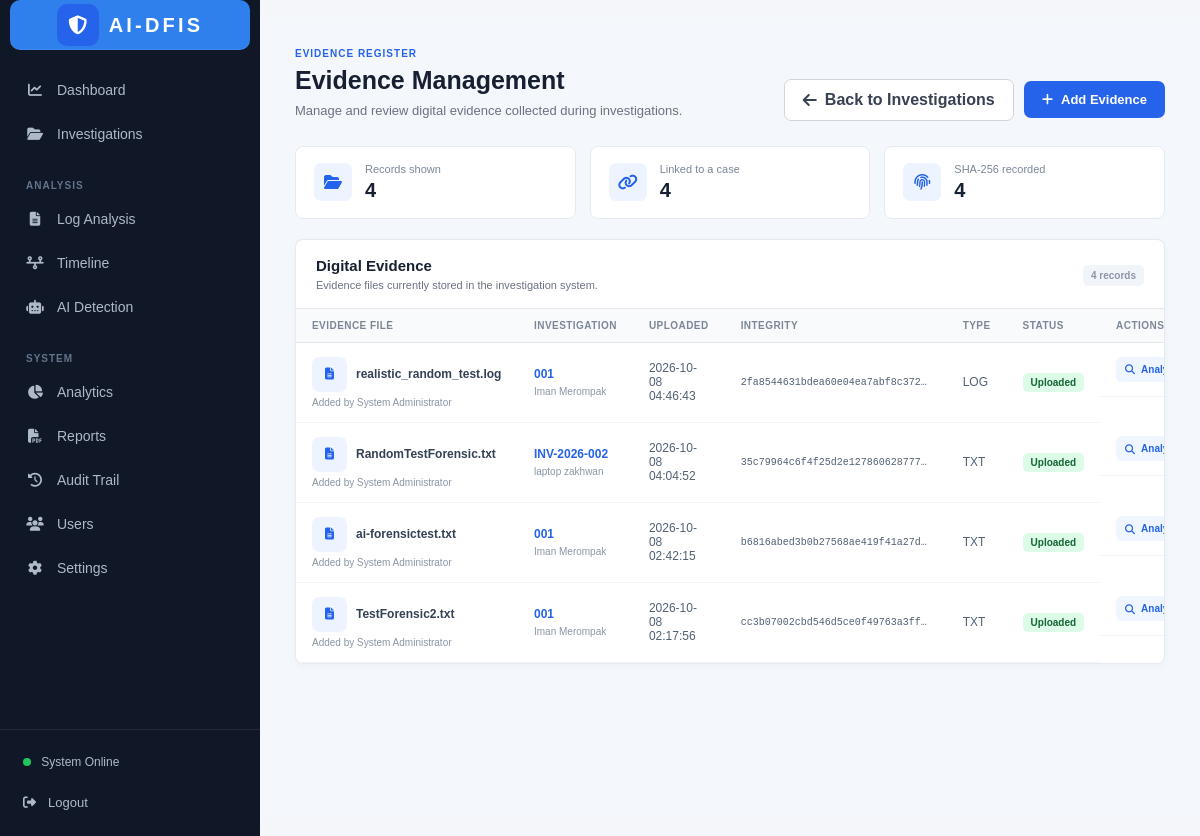
/evidence (signed in), run on the app's committed database.
### tables this page shows
CREATE TABLE evidence (
            id INTEGER PRIMARY KEY AUTOINCREMENT,
            filename TEXT NOT NULL,
            file_type TEXT,
            uploaded_by INTEGER,
            upload_date TEXT NOT NULL,
            status TEXT DEFAULT 'Uploaded', investigation_id INTEGER, file_hash TEXT,
            FOREIGN KEY (uploaded_by) REFERENCES users(id)
        );

CREATE TABLE users (

            id INTEGER PRIMARY KEY AUTOINCREMENT,

            name TEXT NOT NULL,

            username TEXT UNIQUE NOT NULL,

            password TEXT NOT NULL,

            role TEXT NOT NULL

        );

CREATE TABLE investigations (
        id INTEGER PRIMARY KEY AUTOINCREMENT,
        case_id TEXT UNIQUE NOT NULL,
        case_name TEXT NOT NULL,
        description TEXT,
        status TEXT NOT NULL DEFAULT 'Investigating',
        created_by INTEGER,
        created_date TEXT NOT NULL,
        FOREIGN KEY (created_by) REFERENCES users(id)
    );

### app.py (the view)
@app.route("/evidence")
def evidence():
    conn = get_db_connection()
    evidence_query = """

        SELECT

            evidence.id,

            evidence.filename,

            evidence.file_type,

            evidence.upload_date,

            evidence.status,

            evidence.investigation_id,

            evidence.file_hash,

            users.name AS uploader,

            investigations.case_id,

            investigations.case_name

        FROM evidence

        LEFT JOIN users

        ON evidence.uploaded_by = users.id

        LEFT JOIN investigations

        ON evidence.investigation_id = investigations.id

    """
    investigation_id = request.args.get("investigation_id", type=int)
    if investigation_id is not None:
        evidence_query += " WHERE evidence.investigation_id = ?"
        evidence_parameters = (investigation_id,)
    else:
        evidence_parameters = ()
    evidence_query += " ORDER BY evidence.id DESC"
    evidence_list = conn.execute(
        evidence_query,
        evidence_parameters
    ).fetchall()
    evidence_summary = {
        "total": len(evidence_list),
        "linked": sum(
            evidence["investigation_id"] is not None
            for evidence in evidence_list
        ),
        "hashed": sum(
            bool(evidence["file_hash"])
            for evidence in evidence_list
        )
    }
    selected_investigation = None
    if investigation_id is not None:
        selected_investigation = conn.execute(
            "SELECT id, case_id, case_name FROM investigations WHERE id = ?",
            (investigation_id,)
        ).fetchone()
    conn.close()
    return render_template(
        "evidence.html",
        evidence_list=evidence_list,
        evidence_summary=evidence_summary,
        selected_investigation=selected_investigation,
        integrity=request.args.get("integrity"),
        integrity_file=request.args.get("file"),
        deleted=request.args.get("deleted")
    )

### app.py (called while the page is built)
def get_db_connection():
    conn = sqlite3.connect(DATABASE)
    conn.row_factory = sqlite3.Row
    return conn

def login_required():
    return "user_id" in session

@app.before_request
def require_login():
    if request.endpoint in ["login", "static"]:
        return None
    if not login_required():
        return redirect(url_for("login"))
    return None

### templates/evidence.html (shortened to what this page needs)
<!DOCTYPE html>
<html lang="en">
<head>
    <link rel="stylesheet"
          href="https://cdnjs.cloudflare.com/ajax/libs/font-awesome/6.5.2/css/all.min.css">
    <link rel="stylesheet"
          href="{{ url_for('static', filename='css/style.css') }}">
</head>
<body>
<aside class="sidebar">
    <div class="logo">
        <div class="logo-icon">
            <i class="fa-solid fa-shield-halved"></i>
        </div>
        <div>
            <h2 class="brand-wordmark">AI-DFIS</h2>
        </div>
    </div>
    <nav class="sidebar-menu">
        <a href="/dashboard" class="menu-item">
            <i class="fa-solid fa-chart-line"></i>
            <span>Dashboard</span>
        </a>
        <a href="/investigations" class="menu-item">
            <i class="fa-solid fa-folder-open"></i>
            <span>Investigations</span>
        </a>
        <div class="menu-title">
            ANALYSIS
        </div>
        <a href="/log-analysis" class="menu-item">
            <i class="fa-solid fa-file-lines"></i>
            <span>Log Analysis</span>
        </a>
        <a href="/timeline" class="menu-item">
            <i class="fa-solid fa-timeline"></i>
            <span>Timeline</span>
        </a>
        <a href="/ai-detection" class="menu-item">
            <i class="fa-solid fa-robot"></i>
            <span>AI Detection</span>
        </a>
        <div class="menu-title">
            SYSTEM
        </div>
        <a href="/analytics" class="menu-item">
            <i class="fa-solid fa-chart-pie"></i>
            <span>Analytics</span>
        </a>
        <a href="/reports" class="menu-item">
            <i class="fa-solid fa-file-pdf"></i>
            <span>Reports</span>
        </a>
        <a href="/audit-trail" class="menu-item">
            <i class="fa-solid fa-clock-rotate-left"></i>
            <span>Audit Trail</span>
        </a>
        <a href="/users" class="menu-item">
            <i class="fa-solid fa-users"></i>
            <span>Users</span>
        </a>
        <a href="/settings" class="menu-item">
            <i class="fa-solid fa-gear"></i>
            <span>Settings</span>
        </a>
    </nav>
    <div class="sidebar-bottom">
        <div class="system-status">
            <span class="status-dot"></span>
            System Online
        </div>
        <a href="/logout" class="logout">
            <i class="fa-solid fa-right-from-bracket"></i>
            Logout
        </a>
    </div>
</aside>
<main class="main-content evidence-page">
    <div class="page-header">
        <div>
            <span class="page-eyebrow">EVIDENCE REGISTER</span>
            <h1>Evidence Management</h1>
            <p>
                {% if selected_investigation %}
                Evidence for {{ selected_investigation.case_id }}: {{ selected_investigation.case_name }}
                {% else %}
                Manage and review digital evidence collected during investigations.
                {% endif %}
            </p>
        </div>
        <div class="page-header-actions">
            <a href="{{ url_for('investigations') }}" class="back-investigations-btn">
                <i class="fa-solid fa-arrow-left"></i>
                Back to Investigations
            </a>
            <a href="{{ url_for('upload', investigation_id=selected_investigation.id) if selected_investigation else url_for('upload') }}" class="add-evidence-btn">
                <i class="fa-solid fa-plus"></i>
                Add Evidence
            </a>
        </div>
    </div>
    <section class="evidence-stats" aria-label="Evidence summary">
        <div class="evidence-stat">
            <div class="evidence-stat-icon"><i class="fa-solid fa-folder-open"></i></div>
            <div><span>Records shown</span><strong>{{ evidence_summary.total }}</strong></div>
        </div>
        <div class="evidence-stat">
            <div class="evidence-stat-icon"><i class="fa-solid fa-link"></i></div>
            <div><span>Linked to a case</span><strong>{{ evidence_summary.linked }}</strong></div>
        </div>
        <div class="evidence-stat">
            <div class="evidence-stat-icon"><i class="fa-solid fa-fingerprint"></i></div>
            <div><span>SHA-256 recorded</span><strong>{{ evidence_summary.hashed }}</strong></div>
        </div>
    </section>
    <div class="evidence-panel">
        <div class="panel-header">
            <div>
                <h2>Digital Evidence</h2>
                <p>
                    {% if selected_investigation %}
                    Evidence associated with {{ selected_investigation.case_id }}.
                    {% else %}
                    Evidence files currently stored in the investigation system.
                    {% endif %}
                </p>
            </div>
            <span class="record-count">{{ evidence_summary.total }} records</span>
        </div>
        {% if evidence_list %}
        <div class="evidence-table-wrap">
        <table class="evidence-table">
            <thead>
                <tr>
                    <th>Evidence File</th>
                    <th>Investigation</th>
                    <th>Uploaded</th>
                    <th>Integrity</th>
                    <th>Type</th>
                    <th>Status</th>
                    <th>Actions</th>
                </tr>
            </thead>
            <tbody>
                {% for evidence in evidence_list %}
                <tr>
                    <td>
                        <div class="file-primary">
                            <i class="fa-solid fa-file-lines file-icon"></i>
                            <span>{{ evidence.filename }}</span>
                        </div>
                        <span class="file-secondary">Added by {{ evidence.uploader or "Unknown user" }}</span>
                    </td>
                    <td>
                        {% if evidence.case_id %}
                        <span class="case-primary">{{ evidence.case_id }}</span>
                        <span class="case-secondary">{{ evidence.case_name }}</span>
                        {% else %}
                        <span class="case-secondary">Unassigned</span>
                        {% endif %}
                    </td>
                    <td>{{ evidence.upload_date }}</td>
                    <td class="hash-cell">
                        {% if evidence.file_hash %}
                        <code title="{{ evidence.file_hash }}">{{ evidence.file_hash }}</code>
                        {% else %}
                        <span class="hash-missing">Hash unavailable</span>
                        {% endif %}
                    </td>
                    <td>{{ evidence.file_type or "FILE" }}</td>
                    <td>
                        <span class="status-ready">{{ evidence.status or "Uploaded" }}</span>
                    </td>
                    <td class="row-actions">
                        <a href="{{ url_for('log_analysis', file=evidence.filename) }}"
                           class="action-btn analyze-btn"
                           aria-label="Analyze {{ evidence.filename }}">
                            <i class="fa-solid fa-magnifying-glass"></i>
                            <span>Analyze</span>
                        </a>
                    </td>
                </tr>
                {% endfor %}
            </tbody>
        </table>
        </div>
        {% endif %}
    </div>
</main>
</body>
</html>

### static/css/style.css (style rules this page uses)
* { margin: 0; padding: 0; box-sizing: border-box; }
body { font-family: Arial, Helvetica, sans-serif; background: #f4f6f9; }
.logo { width: 220px; height: 70px; background: #2f80ed; border-radius: 10px; display: flex; align-items: center; justify-content: center; font-size: 20px; font-weight: bold; }
.sidebar { width: 260px; background: #101827; color: white; display: flex; flex-direction: column; position: fixed; left: 0; top: 0; bottom: 0; z-index: 100; }
.logo { display: flex; align-items: center; flex: 0 1 auto; min-width: 0; flex-wrap: wrap; gap: 12px; padding: 25px 22px; border-bottom: 1px solid rgba(255,255,255,0.08); }
.logo-icon { width: 42px; height: 42px; border-radius: 10px; background: #2563eb; display: flex; align-items: center; justify-content: center; font-size: 19px; }
.logo h2 { margin: 0; font-size: 18px; letter-spacing: 0.12em; line-height: 1; }
.sidebar .logo { width: 240px; height: 50px; flex: 0 0 auto; margin: 0 auto; padding: 4px 10px; flex-direction: row; justify-content: center; gap: 10px; text-align: center; }
.sidebar .logo > div:last-child { width: auto; display: flex; flex-direction: column; align-items: center; }
.sidebar .logo .brand-wordmark { width: auto; font-size: 20px; letter-spacing: 0.16em; text-align: center; }
.brand-wordmark { color: #ffffff; font-weight: 800; text-transform: uppercase; }
.sidebar-menu { padding: 20px 12px; flex: 1; }
.menu-title { color: #64748b; font-size: 10px; font-weight: 700; letter-spacing: 1px; padding: 22px 14px 8px; }
.menu-item { display: flex; align-items: center; gap: 13px; padding: 12px 14px; margin-bottom: 4px; color: #aeb9c9; text-decoration: none; border-radius: 8px; font-size: 14px; transition: 0.2s; }
.menu-item i { width: 18px; text-align: center; }
.sidebar-bottom { padding: 15px; border-top: 1px solid rgba(255,255,255,0.08); }
.system-status { font-size: 12px; color: #aeb9c9; padding: 10px 8px; margin-bottom: 5px; }
.status-dot { width: 8px; height: 8px; background: #22c55e; display: inline-block; border-radius: 50%; margin-right: 7px; }
.logout { display: flex; align-items: center; gap: 12px; color: #aeb9c9; text-decoration: none; padding: 11px 8px; font-size: 13px; }
.main-content { margin-left: 260px; width: calc(100% - 260px); }
.panel-header { padding: 20px; display: flex; justify-content: space-between; align-items: center; border-bottom: 1px solid #edf0f4; }
.panel-header span { display: block; margin-top: 4px; font-size: 10px; color: #8a95a5; }
.evidence-stats { display: grid; grid-template-columns: repeat(4, 1fr); gap: 16px; margin-bottom: 20px; }
.evidence-stat { background: white; border: 1px solid #e7ebf1; border-radius: 10px; padding: 17px; display: flex; align-items: center; gap: 13px; }
.evidence-stat-icon { width: 40px; height: 40px; background: #eef4ff; color: #2563eb; border-radius: 8px; display: flex; align-items: center; justify-content: center; }
.evidence-stat span { display: block; color: #8792a2; font-size: 10px; margin-bottom: 4px; }
.evidence-stat strong { color: #172033; font-size: 20px; }
.evidence-panel { background: white; border: 1px solid #e7ebf1; border-radius: 10px; overflow: hidden; }
.evidence-table { overflow-x: auto; }
.file-icon { width: 35px; height: 35px; border-radius: 7px; background: #eef4ff; color: #2563eb; display: flex; align-items: center; justify-content: center; flex-shrink: 0; }

### data on the page
evidence: filename "realistic_random_test.log", name "System Administrator", case_id "001", case_name "Iman Merompak", upload_date "2026-10-08 04:46:43", file_hash "2fa8544631bdea60e04ea7abf8c372…", file_type "LOG", status "Uploaded"
evidence: filename "RandomTestForensic.txt", name "System Administrator", case_id "INV-2026-002", case_name "laptop zakhwan", upload_date "2026-10-08 04:04:52", file_hash "35c79964c6f4f25d2e127860628777…", file_type "TXT", status "Uploaded"
evidence: filename "ai-forensictest.txt", name "System Administrator", case_id "001", case_name "Iman Merompak", upload_date "2026-10-08 02:42:15", file_hash "b6816abed3b0b27568ae419f41a27d…", file_type "TXT", status "Uploaded"
evidence: filename "TestForensic2.txt", name "System Administrator", case_id "001", case_name "Iman Merompak", upload_date "2026-10-08 02:17:56", file_hash "cc3b07002cbd546d5ce0f49763a3ff…", file_type "TXT", status "Uploaded"

### other printed values
{{ evidence_summary.total }} "4"
{{ evidence_summary.linked }} "4"
{{ evidence_summary.hashed }} "4"
